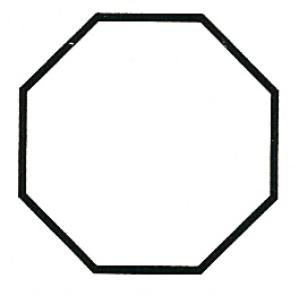
%> input picture test3/octg.jpg, 299 x 296 px
$ octave edgedetection1_2.m   (GNU Octave 9; MATLAB toolbox functions it lacks are replaced by stand-ins)
%> lines starting %> are read from the running program, lines starting %| are printed output that depends on the picture
img_color = imread('octg.jpg');
%> img_color is the input picture: size 296x299x3 uint8; mean R, G, B 236.3, 236.6, 236.4
img = rgb2gray(img_color);
img_norm = double(img)/255;
sigma = 5;
hsize = 31;
blur_filter = fspecial('gaussian',hsize, sigma);
% surf(blur_filter)

% 1. D(h * f) --> filter(smooth) the image and derivate the result
% Associative with
% 2. (Dh) * f --> derivate the kernel and filter(smooth) with image

% 1 and 2 Produce the same result where number 2 result in better
% performance.
% (Dh)* result in correlated so it needs to be convoluted

% Compare value with  (Dh)* f --> derivate the kernel and filter with image
[gx gy] = imgradientxy(blur_filter,'sobel');

img_result_gx = imfilter(img_norm, gx, 'conv'); % the result is correlated
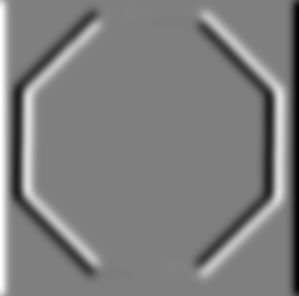
%> img_result_gx: size 296x299 double; min -0.629, max 0.629, mean -3.27e-07; drawn with min black and max white
img_result_gy = imfilter(img_norm, gy, 'conv'); % the result is correlated
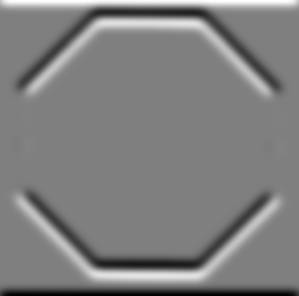
%> img_result_gy: size 296x299 double; min -0.629, max 0.629, mean 1.64e-05; drawn with min black and max white


%===============================================
% Compare value with  D(h*f) --> smooth image first then derivate
img_smooth = imfilter(img_norm,blur_filter);
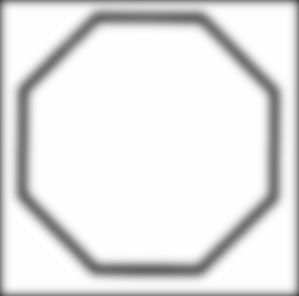
%> img_smooth: size 296x299 double; min 0.292, max 1, mean 0.901
[g_x g_y] = imgradientxy(img_smooth, 'sobel');
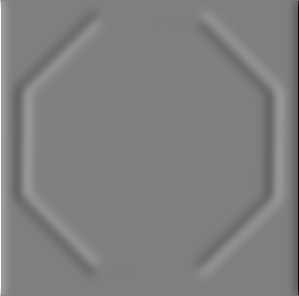
%> g_x: size 296x299 double; min -2.47, max 2.47, mean -2.16e-07; drawn with min black and max white
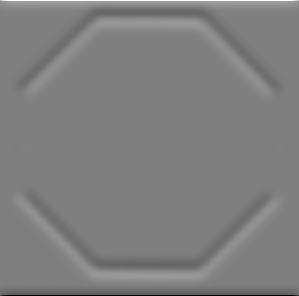
%> g_y: size 296x299 double; min -2.47, max 2.47, mean 1.94e-05; drawn with min black and max white

figure;
imshowpair(img_result_gx, g_x, 'montage');
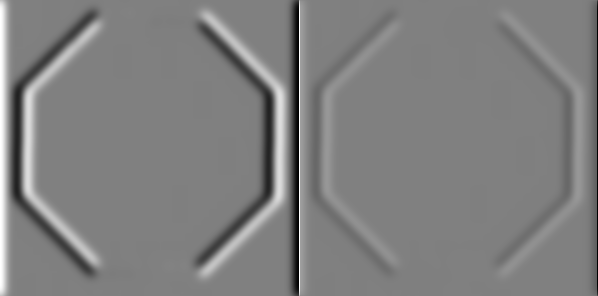
%> displayed picture: size 296x598, on the screen's scale of 0 to 255; min 0, max 255, mean 127.7
hold off;

figure;
imshowpair(img_result_gy, g_y, 'montage');
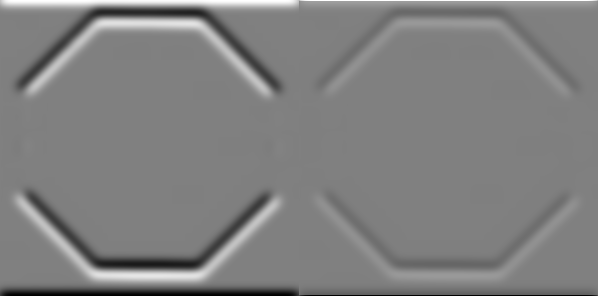
%> displayed picture: size 296x598, on the screen's scale of 0 to 255; min 0, max 255, mean 127.7; mean of the top-left, top-right, bottom-left and bottom-right quarters 132.5, 129.5, 122.9, 125.8


% Additional----
%==============================================
%second derivatives of [gx gy] (D^2h) * f
%> (the run ends here)
